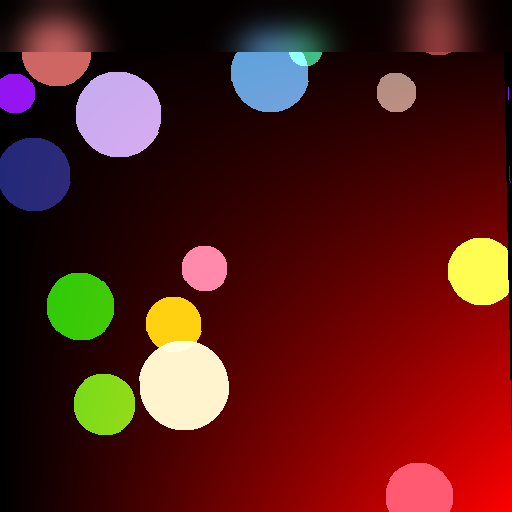
#> input picture input/synthesized0/aligned/aligned0.png, 512 x 512 px, given as the content of the folder nasseraa/inversion-analysis/focal_stacking/input/MS_3_jitter, which was not available
$ jupyter execute --allow-errors prepare-3dataset-v3.ipynb   (older library calls are emulated)   (text cells are left out)
#> lines starting #> are read from the running program, lines starting #| are printed output that depends on the picture; pictures that were not available may be replaced by others from this repository, and a replacement may not be noted
[cell 1]
# All imports required are here
import torch
import torch.nn as nn
import torch.nn.functional as F
import torch.optim as optim
from torch.utils.data import DataLoader
from torchvision import datasets, transforms
import torchvision
import cv2
import numpy as np
import matplotlib.pyplot as plt
import sys
import os
import numpy as np
import cv2
from PIL import Image
from torch.utils.data import Dataset
import torch.utils.data as data
from torch.optim.lr_scheduler import StepLR
import time
import random

[cell 2]
input_to_use = "MS_3_jitter" # make sure you have a folder named input with a subfolder named {input_to_use}
base_path = f'/home/nasseraa/inversion-analysis/focal_stacking/input'
folder_counter = f'{base_path}/{input_to_use}'
output_folder = f'output/{input_to_use}'
detect_misaligned_flag = False
resize_factor = 3
crops = 0
jitter = 3
warp = 2

use_jittered = False
align_images_flag = True
get_masks_flag = True
use_aligned = True
experiment_name = "phone_" + f'{input_to_use}'
sharpness = True
make_gif = False # disabling this will save up memory for larger images
# check and use cuda
#> (the rest of this cell did not finish here and is left out)

[cell 3]
mean = [0.5, 0.5, 0.5]
std = [0.5, 0.5, 0.5]

import torch
import torchvision.transforms as transforms

# [42 lines left out: function random_jitter_warp, not called in this run]

class CustomImageDataset(Dataset):
    def __init__(self, data_dir, masks=None):
        self.data_dir = data_dir
        self.image_paths = []  # list of image file paths
        self.masks = masks  # list of masks
        self.transform = transforms.Compose([
            transforms.ToTensor(),
            transforms.Normalize(mean, std)
        ])
        self.transform_mask = transforms.Compose([
            transforms.ToTensor(),
            # transforms.Normalize(0.5, 0.5)
        ])

        # Determine the size of the first image in the dataset
        sample_image_path = os.path.join(data_dir, os.listdir(data_dir)[0])
        sample_image = Image.open(sample_image_path)
        self.image_size = sample_image.size
        sample_image.close()

        for root, dirs, files in os.walk(data_dir):
            for file in files:
                if file.endswith(".jpg") or file.endswith(".png") or file.endswith(".JPEG"):
                    self.image_paths.append(os.path.join(root, file))

    # [20 lines left out: function __getitem__, not called in this run]

    def __len__(self):
        return len(self.image_paths)

# helper functions


import glob

# [11 lines left out: function count_files_in_folder, not called in this run]

def load_images(folder_path):
    images = []
    for file in os.listdir(folder_path):
        img_paths = glob.glob(os.path.join(folder_path, file))
        for img_path in img_paths:
            img = cv2.imread(img_path)
#> img is the input picture: shape (512, 512, 3); mean B, G, R 24.2, 28.8, 86.3
            if img is not None:
                img = cv2.cvtColor(img, cv2.COLOR_BGR2RGB)
                images.append(img)
            else:
                print(f'Failed to read image at path {img_path}')
    return images

# [13 lines left out: function findHomography, not called in this run]

def align_images(images):

    #   SIFT generally produces better results, but it is not FOSS, so chose the feature detector
    #   that suits the needs of your project.  ORB does OK
    use_sift = True

    outimages = []

    if use_sift:
        detector = cv2.xfeatures2d.SIFT_create()
    else:
        detector = cv2.ORB_create(1000)

    #   We assume that image 0 is the "base" image and align everything to it
    print ("Detecting features of base image")
    outimages.append(images[0])
    image1gray = cv2.cvtColor(images[0],cv2.COLOR_BGR2GRAY)
    image_1_kp, image_1_desc = detector.detectAndCompute(image1gray, None)

    for i in range(1,len(images)):
        print ("Aligning image {}".format(i))
        image_i_kp, image_i_desc = detector.detectAndCompute(images[i], None)

        if use_sift:
            bf = cv2.BFMatcher()
            # This returns the top two matches for each feature point (list of list)
            pairMatches = bf.knnMatch(image_i_desc,image_1_desc, k=2)
            rawMatches = []
            for m,n in pairMatches:
                if m.distance < 0.7*n.distance:
                    rawMatches.append(m)
        else:
            bf = cv2.BFMatcher(cv2.NORM_HAMMING, crossCheck=True)
            rawMatches = bf.match(image_i_desc, image_1_desc)

        sortMatches = sorted(rawMatches, key=lambda x: x.distance)
        matches = sortMatches[0:128]


        hom = findHomography(image_i_kp, image_1_kp, matches)
        if hom is None:
            print("couldn't align image {}".format(i))
            newimage = images[i]
        else:
            newimage = cv2.warpPerspective(images[i], hom, (images[i].shape[1], images[i].shape[0]), flags=cv2.INTER_LINEAR)

        outimages.append(newimage)
        # If you find that there's a large amount of ghosting, it may be because one or more of the input
        # images gets misaligned.  Outputting the aligned images may help diagnose that.
        # cv2.imwrite("aligned{}.png".format(i), newimage)


    return outimages

def doLap(image):

    # YOU SHOULD TUNE THESE VALUES TO SUIT YOUR NEEDS
    kernel_size = 5         # Size of the laplacian window
    blur_size = 5           # How big of a kernal to use for the gaussian blur
                            # Generally, keeping these two values the same or very close works well
                            # Also, odd numbers, please...

    blurred = cv2.GaussianBlur(image, (blur_size,blur_size), 0)
    return cv2.Laplacian(blurred, cv2.CV_64F, ksize=kernel_size)

def doLapStack(aligned_images):
    print ("Computing the laplacian of the blurred images")
    laps = []
    for i in range(len(aligned_images)):
        print ("Lap {}".format(i))
        # print(aligned_images[i].shape, aligned_images[i].dtype, type(aligned_images[i]))
        laps.append(doLap(cv2.cvtColor(aligned_images[i],cv2.COLOR_BGR2GRAY)))
    laps = np.asarray(laps)


    # create mask
    abs_laps = np.absolute(laps)
    maxima = abs_laps.max(axis=0)
    bool_mask = abs_laps == maxima
    masks = bool_mask.astype(np.uint8)

    output = np.zeros(shape=aligned_images[0].shape, dtype=aligned_images[0].dtype)

    for i in range(0,len(aligned_images)):
        output = cv2.bitwise_not(aligned_images[i],output, mask=masks[i])

    result = 255-output

    return masks, result

# read images in folder
def read_images(folder):
    images = []
    for filename in os.listdir(folder):
        img = cv2.imread(os.path.join(folder,filename))
        if img is not None:
            images.append(img)
    return images

def save_as_image(image, path, name):
    cv2.imwrite(os.path.join(path , name), image)

# [53 lines left out: functions progress_bar, plot_loss, not called in this run]

misaligned_masks = []
# [26 lines left out: function detect_misaligned_pixels, not called in this run]

[cell 4]
# make output folder if it doesn't exist
preprocessing_time = 0
tic = time.time()
if not os.path.exists(output_folder):
    os.makedirs(output_folder)
if use_aligned:
    data_dir = f'{base_path}/{input_to_use}/aligned'
elif use_jittered:
    data_dir = f'{base_path}/{input_to_use}/jittered'
else:
    data_dir = f'{base_path}/{input_to_use}'


if not os.path.exists(data_dir):
    os.makedirs(data_dir)


images = load_images(folder_counter)
#> images = 1 item

if align_images_flag:
    print("type and length of images: ", type(images[0]), len(images))
#| type and length of images:  <class 'numpy.ndarray'> 1
    print("shape of images: ", images[0].shape)
#| shape of images:  (512, 512, 3)

    # [38 lines of commented-out code are left out]
    print("len and type of images before: ", len(images), type(images[0]))
#| len and type of images before:  1 <class 'numpy.ndarray'>
    # add diviation to the image

    if jitter > 0 or warp > 0:
        distorted_images = []
        distorted_images.append(cv2.cvtColor(images[0], cv2.COLOR_BGR2RGB))
        for i in range(1, len(images)):
            distorted_images.append(random_jitter_warp(images[i], jitter, warp))
            # save distorted images in data_dir folder
            if not os.path.exists(f'{data_dir}/jittered'):
                os.makedirs(f'{data_dir}/jittered')
            cv2.imwrite(f'{data_dir}/jittered/{i}.png', distorted_images[i])
#> this loop made 0 passes
#> after the loop, distorted_images = 1 item
        aligned_images = align_images(distorted_images)
#> in align_images, `image1gray = cv2.cvtColor(images[0],cv2.COLOR_BGR2GRAY)`:
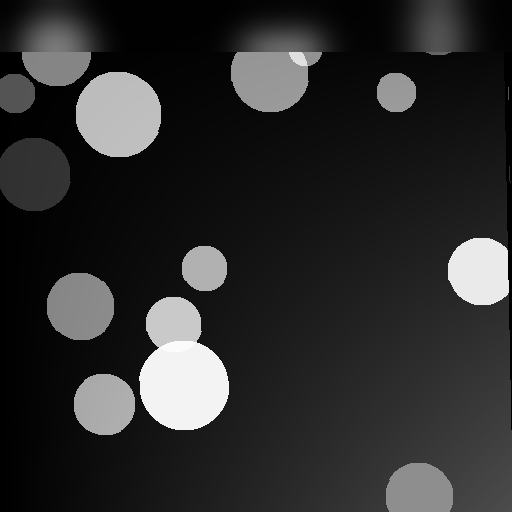
#> image1gray: shape (512, 512); min 0, max 251, mean 45.4
#> in align_images, `image_1_kp, image_1_desc = detector.detectAndCompute(image1gray, None)`: image_1_kp = 60 keypoints; strongest (x, y, size): (121, 116, 52.9), (205, 267, 27.7), (396, 92, 25.4), (272, 75, 50.7)
#> after the loop in align_images, `for i in range(1,len(images)):`: outimages = 1 item
#> aligned_images = 1 item
    else:
        aligned_images = align_images(images)
    print("len and type of distorted images: ", len(distorted_images), type(distorted_images[0]))
#| len and type of distorted images:  1 <class 'numpy.ndarray'>
    # show unaligned images

    # save aligned images in data_dir folder
    for i in range(len(aligned_images)):


        # fix color
        # aligned_images[i] = cv2.cvtColor(aligned_images[i], cv2.COLOR_BGR2RGB)
        # resize images to resize_factor
        if resize_factor > 0:
            aligned_images[i] = cv2.resize(aligned_images[i], (int(aligned_images[i].shape[1]//resize_factor), int(aligned_images[i].shape[0]//resize_factor)))
        # get a crop 512 x 512 from the center
        # aligned_images[i] = aligned_images[i][int(aligned_images[i].shape[0]//2 - 256):int(aligned_images[i].shape[0]//2 + 256), int(aligned_images[i].shape[1]//2 - 256):int(aligned_images[i].shape[1]//2 + 256)]
        print("saving aligned image: ", i)
        if use_aligned:
            cv2.imwrite(f'{data_dir}/{i}.png', aligned_images[i])
        else:
            cv2.imwrite(f'{data_dir}/aligned/{i}.png', aligned_images[i])
#> this loop made 1 pass
#| saving aligned image:  0
#> pass 1, `cv2.imwrite(f'{data_dir}/{i}.png', aligned_images[i])`:
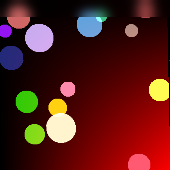
#> saved as 0.png: shape (170, 170, 3); mean B, G, R 24.1, 28.8, 86.3

# crop images
for i in range(crops):
    cropped_images = []
    random_x = random.randint(0, images[0].shape[1] - 512)
    random_y = random.randint(0, images[0].shape[0] - 512)

    # crop images
    for j in range(len(images)):
        cropped_images.append(images[j][random_y:random_y+512, random_x:random_x+512, :])

    # show an example image after cropping
    plt.imshow(cropped_images[0])
    plt.show()

    if not os.path.exists(f'{data_dir}/cropped_{i}'):
        os.makedirs(f'{data_dir}/cropped_{i}')
    for j in range(len(cropped_images)):
        # convert image to PIL
        img = Image.fromarray(cropped_images[j])
        cropped_images[j] = cv2.cvtColor(cropped_images[j], cv2.COLOR_BGR2RGB)
        cv2.imwrite(f'{data_dir}/cropped_{i}/{j}.png', cropped_images[j])
if crops > 0:
    data_dir = f'{data_dir}/cropped_0'
# data_dir = f'{data_dir}/aligned'
if get_masks_flag:
    # get masks
    masks, baseline_result = doLapStack(read_images(data_dir))
#> the loop in doLapStack, `for i in range(len(aligned_images)):` made 4 passes
#> pass 2, in doLap (call 2), `blurred = cv2.GaussianBlur(image, (blur_size,blur_size), 0)`:
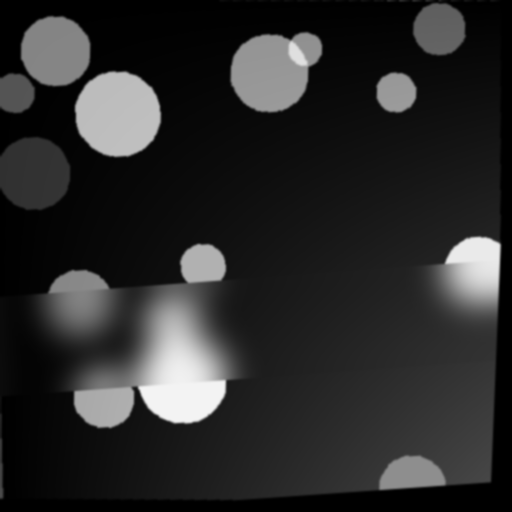
#> blurred: shape (512, 512); min 0, max 243, mean 42.4
#> pass 3, in doLap (call 3), `blurred = cv2.GaussianBlur(image, (blur_size,blur_size), 0)`:
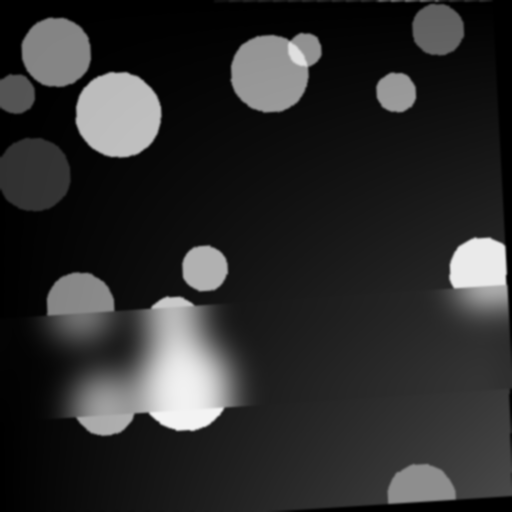
#> blurred: shape (512, 512); min 0, max 243, mean 44.5
#> in doLapStack, `maxima = abs_laps.max(axis=0)`:
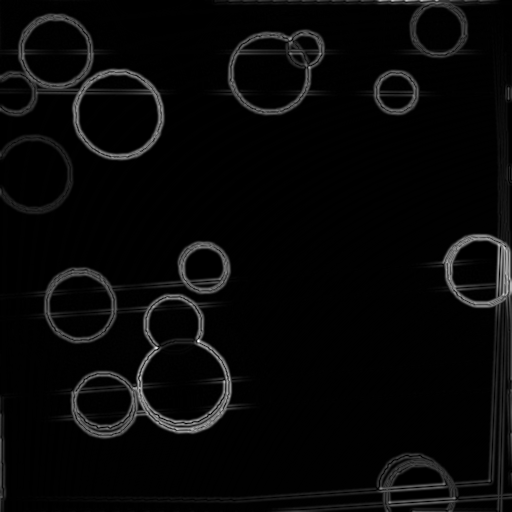
#> maxima: shape (512, 512) float64; min 0, max 3302, mean 112.4; drawn with min black and max white
#> the loop in doLapStack, `for i in range(0,len(aligned_images)):` made 4 passes
#> pass 1, in doLapStack, `output = cv2.bitwise_not(aligned_images[i],output, mask=masks[i])`:
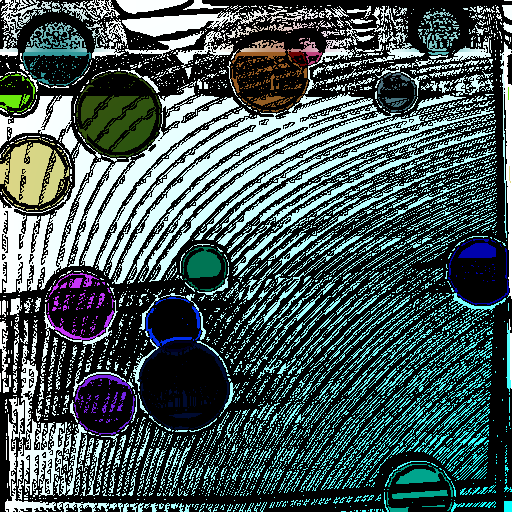
#> output: shape (512, 512, 3); mean of channels 0, 1, 2 88, 88.5, 69.9; drawn as B, G, R
#> pass 2, in doLapStack, `output = cv2.bitwise_not(aligned_images[i],output, mask=masks[i])`:
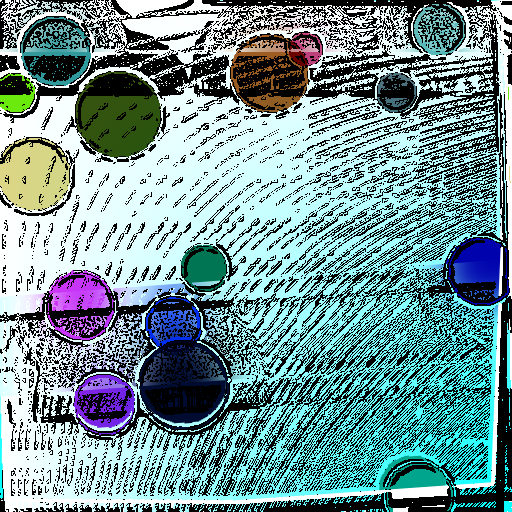
#> output: shape (512, 512, 3); mean of channels 0, 1, 2 149.7, 147.4, 113.8; drawn as B, G, R
#> pass 3, in doLapStack, `output = cv2.bitwise_not(aligned_images[i],output, mask=masks[i])`:
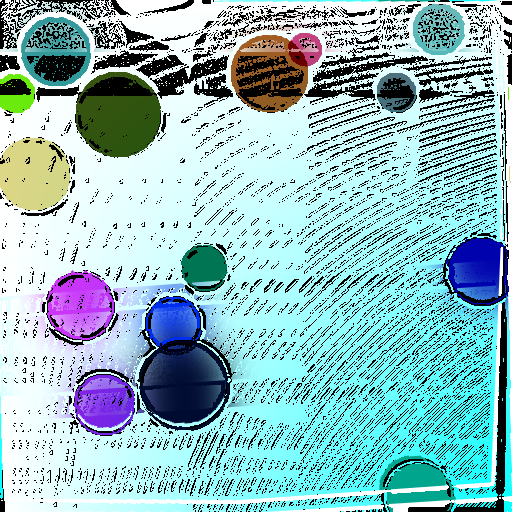
#> output: shape (512, 512, 3); mean of channels 0, 1, 2 191.5, 187, 141.8; drawn as B, G, R
#> after the loop in doLapStack, `for i in range(0,len(aligned_images)):`:
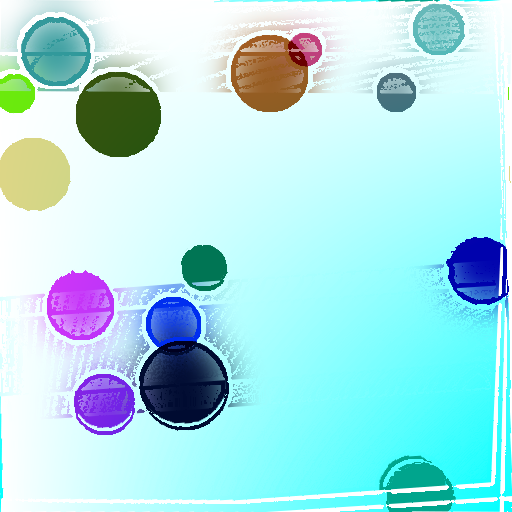
#> output: shape (512, 512, 3); mean of channels 0, 1, 2 231.3, 226.9, 171.5; drawn as B, G, R
#> in doLapStack, `result = 255-output`:
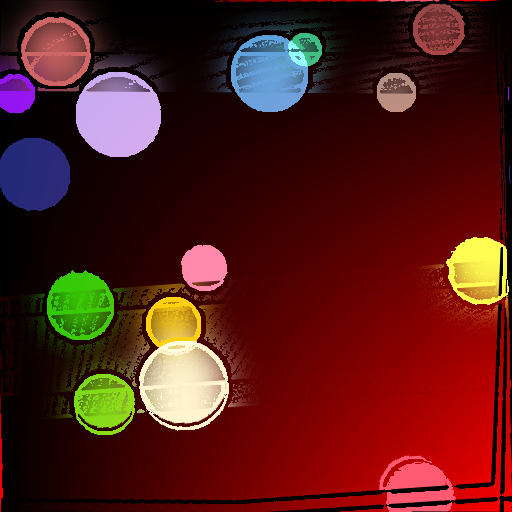
#> result: shape (512, 512, 3); mean of channels 0, 1, 2 23.7, 28.1, 83.5; drawn as B, G, R
print("masks shape and type: ", masks.shape, type(masks))

if detect_misaligned_flag:
    detect_misaligned_pixels(read_images(data_dir), threshold=30.0)

#> (the rest of this cell did not finish here and is left out)
